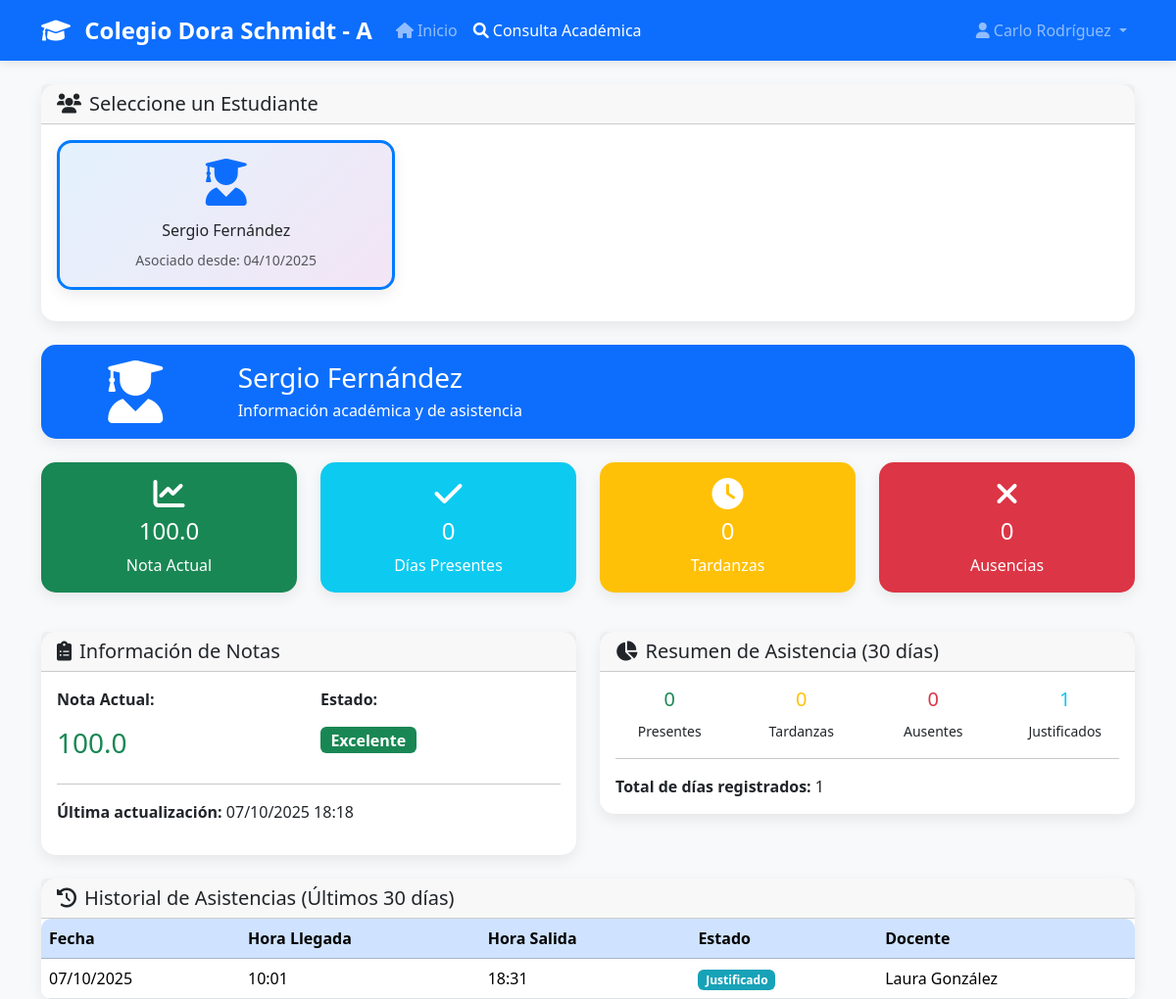
The page /consulta_padre.php?estudiante_id=2 (signed in) on the database its author committed.
### tables this page shows
CREATE TABLE `estudiantes` (
  `id_estudiante` int(11) NOT NULL,
  `id_usuario` int(11) NOT NULL,
  `codigo` varchar(20) NOT NULL,
  `fecha_nacimiento` date NOT NULL,
  `genero` varchar(10) NOT NULL,
  `creado_en` datetime DEFAULT current_timestamp(),
  `creado_por` int(11) DEFAULT NULL,
  `modificado_en` datetime DEFAULT current_timestamp() ON UPDATE current_timestamp(),
  `modificado_por` int(11) DEFAULT NULL
);

CREATE TABLE `usuarios` (
  `id_usuario` int(11) NOT NULL,
  `nombre` varchar(100) NOT NULL,
  `apellido` varchar(100) NOT NULL,
  `email` varchar(150) NOT NULL,
  `password` varchar(255) NOT NULL,
  `rol` varchar(50) NOT NULL COMMENT 'admin, docente, estudiante, padre',
  `creado_en` datetime DEFAULT current_timestamp(),
  `creado_por` int(11) DEFAULT NULL,
  `modificado_en` datetime DEFAULT current_timestamp() ON UPDATE current_timestamp(),
  `modificado_por` int(11) DEFAULT NULL
);

CREATE TABLE `relacion_padre_estudiante` (
  `id_relacion` int(11) NOT NULL,
  `id_padre` int(11) NOT NULL,
  `id_estudiante` int(11) NOT NULL,
  `creado_en` datetime DEFAULT current_timestamp(),
  `creado_por` int(11) DEFAULT NULL,
  `modificado_en` datetime DEFAULT current_timestamp() ON UPDATE current_timestamp(),
  `modificado_por` int(11) DEFAULT NULL
);

CREATE TABLE `asistencias` (
  `id_asistencia` int(11) NOT NULL,
  `id_inscripcion` int(11) NOT NULL,
  `id_curso_materia` int(11) NOT NULL,
  `fecha` date NOT NULL,
  `estado` varchar(20) NOT NULL COMMENT 'Presente, Ausente, Retraso',
  `creado_en` datetime DEFAULT current_timestamp(),
  `creado_por` int(11) DEFAULT NULL,
  `modificado_en` datetime DEFAULT current_timestamp() ON UPDATE current_timestamp(),
  `modificado_por` int(11) DEFAULT NULL
);

### consulta_padre.php (the view, shortened to what the rows shown need)
<?php
$database = new Database();
$db = $database->getConnection();
$query = "SELECT p.id_padre FROM padres p WHERE p.id_usuario = ?";
$stmt = $db->prepare($query);
$stmt->execute([$_SESSION['user_id']]);
$padre_data = $stmt->fetch();
if (!$padre_data) {
    $estudiantes = [];
} else {
    $query = "SELECT e.*, u.nombre, u.apellido, rpe.creado_en as fecha_relacion
              FROM estudiantes e
              JOIN usuarios u ON e.id_usuario = u.id_usuario
              JOIN relacion_padre_estudiante rpe ON e.id_estudiante = rpe.id_estudiante
              WHERE rpe.id_padre = ?
              ORDER BY u.apellido, u.nombre";
    $stmt = $db->prepare($query);
    $stmt->execute([$padre_data['id_padre']]);
    $estudiantes = $stmt->fetchAll();
}
$estudiante_seleccionado = null;
$notas_estudiante = [];
$asistencias_estudiante = [];
$estadisticas_estudiante = [];
if (isset($_GET['estudiante_id']) && !empty($_GET['estudiante_id'])) {
    $estudiante_id = intval($_GET['estudiante_id']);
    if ($padre_data) {
        $query = "SELECT e.*, u.nombre, u.apellido FROM estudiantes e
                  JOIN usuarios u ON e.id_usuario = u.id_usuario
                  JOIN relacion_padre_estudiante rpe ON e.id_estudiante = rpe.id_estudiante
                  WHERE e.id_estudiante = ? AND rpe.id_padre = ?";
        $stmt = $db->prepare($query);
        $stmt->execute([$estudiante_id, $padre_data['id_padre']]);
        $estudiante_seleccionado = $stmt->fetch();
    }
    if ($estudiante_seleccionado) {
        $query = "SELECT AVG(c.nota) as promedio_nota, MAX(c.fecha_registro) as ultima_nota
                  FROM calificaciones c
                  JOIN inscripciones i ON c.id_inscripcion = i.id_inscripcion
                  WHERE i.id_estudiante = ?";
        $stmt = $db->prepare($query);
        $stmt->execute([$estudiante_id]);
        $notas_estudiante = $stmt->fetch();
        $query = "SELECT a.*, u.nombre as docente_nombre, u.apellido as docente_apellido,
                  TIME_FORMAT(a.creado_en, '%H:%i') as hora_llegada,
                  TIME_FORMAT(a.modificado_en, '%H:%i') as hora_salida
                  FROM asistencias a
                  JOIN inscripciones i ON a.id_inscripcion = i.id_inscripcion
                  JOIN curso_materia cm ON a.id_curso_materia = cm.id_curso_materia
                  JOIN docentes d ON cm.id_docente = d.id_docente
                  JOIN usuarios u ON d.id_usuario = u.id_usuario
                  WHERE i.id_estudiante = ?
                  AND a.fecha >= DATE_SUB(CURDATE(), INTERVAL 30 DAY)
                  ORDER BY a.fecha DESC";
        $stmt = $db->prepare($query);
        $stmt->execute([$estudiante_id]);
        $asistencias_estudiante = $stmt->fetchAll();
        $query = "SELECT
            COUNT(*) as total_dias,
            SUM(CASE WHEN a.estado = 'presente' THEN 1 ELSE 0 END) as presentes,
            SUM(CASE WHEN a.estado = 'tardanza' THEN 1 ELSE 0 END) as tardanzas,
            SUM(CASE WHEN a.estado = 'ausente' THEN 1 ELSE 0 END) as ausentes,
            SUM(CASE WHEN a.estado = 'justificado' THEN 1 ELSE 0 END) as justificados
            FROM asistencias a
            JOIN inscripciones i ON a.id_inscripcion = i.id_inscripcion
            WHERE i.id_estudiante = ? AND a.fecha >= DATE_SUB(CURDATE(), INTERVAL 30 DAY)";
        $stmt = $db->prepare($query);
        $stmt->execute([$estudiante_id]);
        $estadisticas_estudiante = $stmt->fetch();
    }
}
?>
<!DOCTYPE html>
<html lang="es">
<head>
    <link href="https://cdn.jsdelivr.net/npm/bootstrap@5.3.8/dist/css/bootstrap.min.css" rel="stylesheet">
    <link href="https://cdnjs.cloudflare.com/ajax/libs/font-awesome/6.0.0/css/all.min.css" rel="stylesheet">
</head>
<body>
    <div class="container mt-4">
        <div class="row mb-4">
            <div class="col-12">
                <div class="card">
                    <div class="card-body">
                        <?php if (empty($estudiantes)): ?>
                        <div class="text-center py-4">
                            <i class="fas fa-exclamation-triangle fa-3x text-warning mb-3"></i>
                            <p class="text-muted">No tiene estudiantes asociados a su cuenta.</p>
                            <p class="text-muted">Contacte al administrador para asociar estudiantes.</p>
                        </div>
                        <?php else: ?>
                        <div class="row">
                            <?php foreach ($estudiantes as $estudiante): ?>
                            <div class="col-md-4 mb-3">
                                <div class="card student-card <?php echo ($estudiante_seleccionado && $estudiante_seleccionado['id_estudiante'] == $estudiante['id_estudiante']) ? 'selected' : ''; ?>"
                                     onclick="seleccionarEstudiante(<?php echo $estudiante['id_estudiante']; ?>)">
                                    <div class="card-body text-center">
                                        <i class="fas fa-user-graduate fa-3x text-primary mb-3"></i>
                                        <h6 class="card-title"><?php echo htmlspecialchars($estudiante['nombre'] . ' ' . $estudiante['apellido']); ?></h6>
                                        <p class="card-text text-muted">
                                            <small>Asociado desde: <?php echo date('d/m/Y', strtotime($estudiante['fecha_relacion'])); ?></small>
                                        </p>
                                    </div>
                                </div>
                            </div>
                            <?php endforeach; ?>
                        </div>
                        <?php endif; ?>
                    </div>
                </div>
            </div>
        </div>
        <?php if ($estudiante_seleccionado): ?>
        <div class="row mb-4">
            <div class="col-12">
                <div class="card bg-primary text-white">
                    <div class="card-body">
                        <div class="row align-items-center">
                            <div class="col-md-2 text-center">
                                <i class="fas fa-user-graduate fa-4x"></i>
                            </div>
                            <div class="col-md-10">
                                <h3 class="mb-1"><?php echo htmlspecialchars($estudiante_seleccionado['nombre'] . ' ' . $estudiante_seleccionado['apellido']); ?></h3>
                                <p class="mb-0">Información académica y de asistencia</p>
                            </div>
                        </div>
                    </div>
                </div>
            </div>
        </div>
        <div class="row mb-4">
            <div class="col-md-3 mb-3">
                <div class="card stats-card bg-success text-white">
                    <div class="card-body text-center">
                        <i class="fas fa-chart-line fa-2x mb-2"></i>
                        <h4><?php echo $notas_estudiante['promedio_nota'] ? number_format($notas_estudiante['promedio_nota'], 1) : 'N/A'; ?></h4>
                        <p class="mb-0">Nota Actual</p>
                    </div>
                </div>
            </div>
            <div class="col-md-3 mb-3">
                <div class="card stats-card bg-info text-white">
                    <div class="card-body text-center">
                        <i class="fas fa-check fa-2x mb-2"></i>
                        <h4><?php echo $estadisticas_estudiante['presentes']; ?></h4>
                        <p class="mb-0">Días Presentes</p>
                    </div>
                </div>
            </div>
            <div class="col-md-3 mb-3">
                <div class="card stats-card bg-warning text-white">
                    <div class="card-body text-center">
                        <i class="fas fa-clock fa-2x mb-2"></i>
                        <h4><?php echo $estadisticas_estudiante['tardanzas']; ?></h4>
                        <p class="mb-0">Tardanzas</p>
                    </div>
                </div>
            </div>
            <div class="col-md-3 mb-3">
                <div class="card stats-card bg-danger text-white">
                    <div class="card-body text-center">
                        <i class="fas fa-times fa-2x mb-2"></i>
                        <h4><?php echo $estadisticas_estudiante['ausentes']; ?></h4>
                        <p class="mb-0">Ausencias</p>
                    </div>
                </div>
            </div>
        </div>
        <div class="row mb-4">
            <div class="col-md-6">
                <div class="card">
                    <div class="card-header">
                        <h5 class="mb-0">
                            <i class="fas fa-clipboard-list me-2"></i>Información de Notas
                        </h5>
                    </div>
                    <div class="card-body">
                        <div class="row">
                            <div class="col-6">
                                <p><strong>Nota Actual:</strong></p>
                                <h3 class="text-<?php echo $notas_estudiante['promedio_nota'] >= 80 ? 'success' : ($notas_estudiante['promedio_nota'] >= 60 ? 'warning' : 'danger'); ?>">
                                    <?php echo $notas_estudiante['promedio_nota'] ? number_format($notas_estudiante['promedio_nota'], 1) : 'N/A'; ?>
                                </h3>
                            </div>
                            <div class="col-6">
                                <p><strong>Estado:</strong></p>
                                <span class="badge bg-<?php echo $notas_estudiante['promedio_nota'] >= 80 ? 'success' : ($notas_estudiante['promedio_nota'] >= 60 ? 'warning' : 'danger'); ?> fs-6">
                                    <?php echo $notas_estudiante['promedio_nota'] >= 80 ? 'Excelente' : ($notas_estudiante['promedio_nota'] >= 60 ? 'Aprobado' : 'Reprobado'); ?>
                                </span>
                            </div>
                        </div>
                        <hr>
                        <p><strong>Última actualización:</strong> <?php echo $notas_estudiante['ultima_nota'] ? date('d/m/Y H:i', strtotime($notas_estudiante['ultima_nota'])) : 'N/A'; ?></p>
                    </div>
                </div>
            </div>
            <div class="col-md-6">
                <div class="card">
                    <div class="card-header">
                        <h5 class="mb-0">
                            <i class="fas fa-chart-pie me-2"></i>Resumen de Asistencia (30 días)
                        </h5>
                    </div>
                    <div class="card-body">
                        <div class="row text-center">
                            <div class="col-3">
                                <h5 class="text-success"><?php echo $estadisticas_estudiante['presentes']; ?></h5>
                                <small>Presentes</small>
                            </div>
                            <div class="col-3">
                                <h5 class="text-warning"><?php echo $estadisticas_estudiante['tardanzas']; ?></h5>
                                <small>Tardanzas</small>
                            </div>
                            <div class="col-3">
                                <h5 class="text-danger"><?php echo $estadisticas_estudiante['ausentes']; ?></h5>
                                <small>Ausentes</small>
                            </div>
                            <div class="col-3">
                                <h5 class="text-info"><?php echo $estadisticas_estudiante['justificados']; ?></h5>
                                <small>Justificados</small>
                            </div>
                        </div>
                        <hr>
                        <p class="mb-0"><strong>Total de días registrados:</strong> <?php echo $estadisticas_estudiante['total_dias']; ?></p>
                    </div>
                </div>
            </div>
        </div>
        <div class="row">
            <div class="col-12">
                <div class="card">
                    <div class="card-header">
                        <h5 class="mb-0">
                            <i class="fas fa-history me-2"></i>Historial de Asistencias (Últimos 30 días)
                        </h5>
                    </div>
                    <div class="card-body p-0">
                        <div class="table-responsive">
                            <table class="table table-hover mb-0">
                                <thead class="table-primary">
                                    <tr>
                                        <th>Fecha</th>
                                        <th>Hora Llegada</th>
                                        <th>Hora Salida</th>
                                        <th>Estado</th>
                                        <th>Docente</th>
                                    </tr>
                                </thead>
                                <tbody>
                                    <?php if (empty($asistencias_estudiante)): ?>
                                    <tr>
                                        <td colspan="6" class="text-center py-4">
                                            <i class="fas fa-inbox fa-3x text-muted mb-3"></i>
                                            <p class="text-muted">No hay registros de asistencia en los últimos 30 días</p>
                                        </td>
                                    </tr>
                                    <?php else: ?>
                                    <?php foreach ($asistencias_estudiante as $asistencia): ?>
                                    <tr>
                                        <td><?php echo date('d/m/Y', strtotime($asistencia['fecha'])); ?></td>
                                        <td><?php echo $asistencia['hora_llegada'] ?: '-'; ?></td>
                                        <td><?php echo $asistencia['hora_salida'] ?: '-'; ?></td>
                                        <td>
                                            <span class="badge badge-<?php echo $asistencia['estado']; ?>">
                                                <?php echo ucfirst($asistencia['estado']); ?>
                                            </span>
                                        </td>
                                        <td><?php echo htmlspecialchars($asistencia['docente_nombre'] . ' ' . $asistencia['docente_apellido']); ?></td>
                                    </tr>
                                    <?php endforeach; ?>
                                    <?php endif; ?>
                                </tbody>
                            </table>
                        </div>
                    </div>
                </div>
            </div>
        </div>
        <?php endif; ?>
    </div>
</body>
</html>

### rows shown on the page
estudiantes: id_usuario.apellido "Sergio Fernández", relacion_padre_estudiante.creado_en "04/10/2025"
asistencias: fecha "07/10/2025", hora_llegada "10:01", hora_salida "18:31", estado "Justificado", usuarios.nombre+apellido "Laura González"

### other values the page prints
getNombreCompleto() "Carlo Rodríguez"
$notas_estudiante['promedio_nota'] "100.0"
$estadisticas_estudiante['presentes'] "0"
$estadisticas_estudiante['tardanzas'] "0"
$estadisticas_estudiante['ausentes'] "0"
date('d/m/Y H:i', strtotime($notas_estudiante['ultima_nota'])) "07/10/2025 18:18"
$estadisticas_estudiante['justificados'] "1"
$estadisticas_estudiante['total_dias'] "1"
